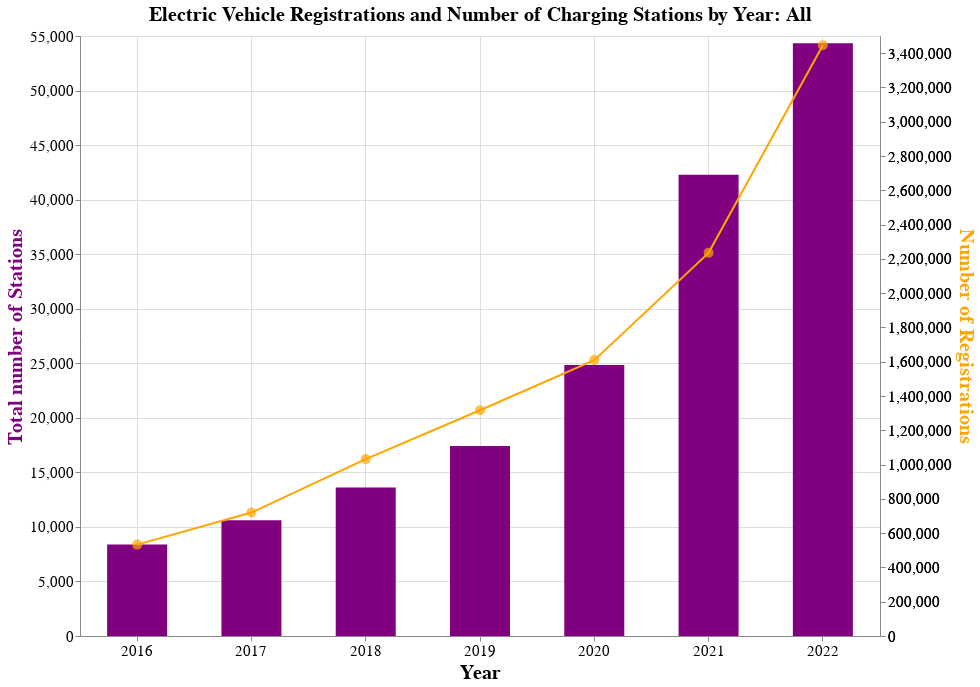

Notebook source saved alongside this figure:
### Markdown cell above
### Creating Visualization

### Code cell
# Creating a drop-down selection for filtering by state, including the "All" option
state_selection = alt.selection_point(
    fields=['State'],
    bind=alt.binding_select(options=['All'] + ev_reg_data2['State'].unique().tolist(), name='Select State: '),
    name='State',
    value = 'All'
)

# Creating the line chart for ev_registrations data
line_chart = alt.Chart(ev_data_combined).mark_line().encode(
    x=alt.X('Year:O', title='Year',axis=alt.Axis(labelAngle=0)),
    y=alt.Y('Total EV registration:Q', title='Number of Registrations', axis=alt.Axis(titleColor='orange')),
    color=alt.value("orange"),
    tooltip=[
        alt.Tooltip("Year:O"),
        alt.Tooltip("State:N"),
        alt.Tooltip("Total EV registration:Q",format=",.0f")
    ]
).transform_filter(
    state_selection)

# Creating the point chart for ev_registrations
point_chart = alt.Chart(ev_data_combined).mark_point(filled=True,size=100).encode(
    x=alt.X('Year:O', title='Year',axis=alt.Axis(labelAngle=0)),
    y=alt.Y('Total EV registration:Q', title=None, axis=alt.Axis(titleColor='orange')),
    color=alt.value("orange"),
    tooltip=[
        alt.Tooltip("Year:O"),
        alt.Tooltip("State:N"),
        alt.Tooltip("Total EV registration:Q",format=",.0f")
    ]
).transform_filter(
    state_selection)

# creating bar chart for stations_data
stations = alt.Chart(stations_combined).mark_bar(size = 60
).encode(
    x=alt.X('Year:O', title='Year',axis=alt.Axis(labelAngle=0)),
    y=alt.Y('Total Stations:Q', title='Total number of Stations', axis=alt.Axis(titleColor='purple')),
    color=alt.value("purple"),
    tooltip=[
        alt.Tooltip("Year:O"),
        alt.Tooltip("State:N"),
        alt.Tooltip("Total Stations:Q",format=",.0f")
    ]
).transform_filter(
    state_selection)

#Combined Chart
combined_chart2 = alt.layer(stations, line_chart, point_chart
).resolve_scale(
    y='independent'
).add_selection(
    state_selection
).properties(
    width=800,
    height=600,
    title= alt.TitleParams(
            text={'expr': f'"Electric Vehicle Registrations and Number of Charging Stations by Year: " + {state_selection.name}.State'},
            fontSize=20
    )
).configure_view(
    strokeWidth=0
).configure_axis(
    labelFontSize=15, 
    titleFontSize=20, 
    grid=True
).configure_title(
    fontSize=25 
).configure_legend(
    labelFontSize=15,  
    titleFontSize=20,  
    labelLimit=0
)

combined_chart2

### Figure 1 — Vega-Lite specification as saved in the notebook (floating-point values rounded to 4 significant figures; data arrays with more than 128 entries replaced by an {"elided": "..."} marker saying what was removed)
{"config": {"view": {"continuousWidth": 300, "continuousHeight": 300, "strokeWidth": 0}, "axis": {"grid": true, "labelFontSize": 15, "titleFontSize": 20}, "legend": {"labelFontSize": 15, "labelLimit": 0, "titleFontSize": 20}, "title": {"fontSize": 25}}, "layer": [{"data": {"name": "data-745a4a7b41f20dc331214c3b01bd9cd0"}, "mark": {"type": "bar", "size": 60}, "encoding": {"color": {"value": "purple"}, "tooltip": [{"field": "Year", "type": "ordinal"}, {"field": "State", "type": "nominal"}, {"field": "Total Stations", "format": ",.0f", "type": "quantitative"}], "x": {"axis": {"labelAngle": 0}, "field": "Year", "title": "Year", "type": "ordinal"}, "y": {"axis": {"titleColor": "purple"}, "field": "Total Stations", "title": "Total number of Stations", "type": "quantitative"}}, "name": "view_1", "transform": [{"filter": {"param": "State"}}]}, {"data": {"name": "data-38aace7d5277c4a5e71286aedcb07881"}, "mark": {"type": "line"}, "encoding": {"color": {"value": "orange"}, "tooltip": [{"field": "Year", "type": "ordinal"}, {"field": "State", "type": "nominal"}, {"field": "Total EV registration", "format": ",.0f", "type": "quantitative"}], "x": {"axis": {"labelAngle": 0}, "field": "Year", "title": "Year", "type": "ordinal"}, "y": {"axis": {"titleColor": "orange"}, "field": "Total EV registration", "title": "Number of Registrations", "type": "quantitative"}}, "transform": [{"filter": {"param": "State"}}]}, {"data": {"name": "data-38aace7d5277c4a5e71286aedcb07881"}, "mark": {"type": "point", "filled": true, "size": 100}, "encoding": {"color": {"value": "orange"}, "tooltip": [{"field": "Year", "type": "ordinal"}, {"field": "State", "type": "nominal"}, {"field": "Total EV registration", "format": ",.0f", "type": "quantitative"}], "x": {"axis": {"labelAngle": 0}, "field": "Year", "title": "Year", "type": "ordinal"}, "y": {"axis": {"titleColor": "orange"}, "field": "Total EV registration", "title": null, "type": "quantitative"}}, "transform": [{"filter": {"param": "State"}}]}], "height": 600, "params": [{"name": "State", "select": {"type": "point", "fields": ["State"]}, "bind": {"input": "select", "options": ["All", "Alabama", "Alaska", "Arizona", "Arkansas", "California", "Colorado", "Connecticut", "Delaware", "Florida", "Georgia", "Hawaii", "Idaho", "Illinois", "Indiana", "Iowa", "Kansas", "Kentucky", "Louisiana", "Maine", "Maryland", "Massachusetts", "Michigan", "Minnesota", "Mississippi", "Missouri", "Montana", "Nebraska", "Nevada", "New Hampshire", "New Jersey", "New Mexico", "New York", "North Carolina", "North Dakota", "Ohio", "Oklahoma", "Oregon", "Pennsylvania", "Rhode Island", "South Carolina", "South Dakota", "Tennessee", "Texas", "Utah", "Vermont", "Virginia", "Washington", "West Virginia", "Wisconsin", "Wyoming"], "name": "Select State: "}, "value": "All", "views": ["view_1"]}], "resolve": {"scale": {"y": "independent"}}, "title": {"text": {"expr": "\"Electric Vehicle Registrations and Number of Charging Stations by Year: \" + State.State"}, "fontSize": 20}, "width": 800, "$schema": "https://vega.github.io/schema/vega-lite/v5.16.3.json", "datasets": {"data-745a4a7b41f20dc331214c3b01bd9cd0": {"elided": "357 records"}, "data-38aace7d5277c4a5e71286aedcb07881": {"elided": "357 records"}}}
